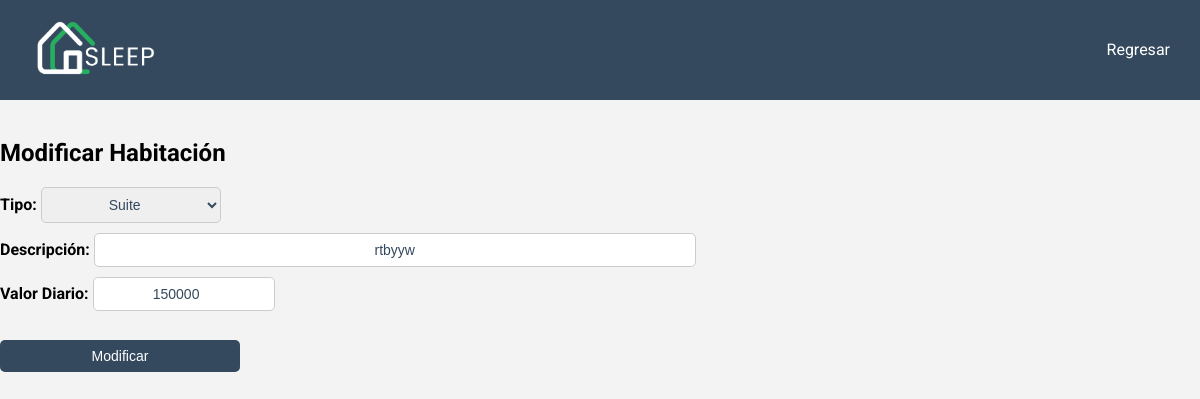
Page /pages/modificar_habitacion.php?numero=3 on the committed database.
### tables this page shows
CREATE TABLE `habitaciones` (
  `numero` int(11) NOT NULL,
  `tipo` varchar(15) NOT NULL,
  `estado` tinyint(1) NOT NULL,
  `descripcion` varchar(50) NOT NULL,
  `valor_diario` decimal(10,0) NOT NULL
);

### pages/modificar_habitacion.php (the view, shortened to what this page needs)
<?php
include '../conections/conection.php';
if (isset($_GET['numero'])) {
    $numeroHabitacion = $_GET['numero'];
    $sql = "SELECT * FROM habitaciones WHERE numero = '$numeroHabitacion'";
    $result = $conn->query($sql);
    if ($result->num_rows == 1) {
        $row = $result->fetch_assoc();
        $tipo = $row['tipo'];
        $descripcion = $row['descripcion'];
        $valor_diario = $row['valor_diario'];
    } else {
        echo "Habitación no encontrada.";
        exit();
    }
} else {
    echo "Número de habitación no proporcionado.";
    exit();
}
?>
<!DOCTYPE html>
<html lang="en">
<head>
    <link rel="stylesheet" href="../assets/css/modificar_habitacion.css">
</head>
<body>
    <header>
        <div id="logo">
            <img src="../assets/img/logoclaro.png" alt="Logo del Hotel" width="135px" height="70px">
        </div>
        <nav>
            <ul class="ul-encabezados">
                <li><a href="panel_gestor.php">Regresar</a></li>
            </ul>
        </nav>
    </header>
    <br>
    <h2>Modificar Habitación</h2>
    <div>
        <form method="post">
            <label for="tipo">Tipo:</label>
            <select id="tipo" name="tipo" required>
                <option value="Suite" <?php if ($tipo === 'Suite') echo 'selected'; ?>>Suite</option>
            </select>
            <br>
            <label for="descripcion">Descripción:</label>
            <input type="text" id="descripcion" name="descripcion" value="<?php echo $descripcion; ?>" required>
            <br>
            <label for="valor_diario">Valor Diario:</label>
            <input type="number" id="valor_diario" name="valor_diario" value="<?php echo $valor_diario; ?>" required>
            <br>
            <br>
            <button type="submit">Modificar</button>
        </form>
    </div>
</body>
</html>

### assets/css/modificar_habitacion.css (style rules this page uses)
body { font-family: 'Roboto', sans-serif; margin: 0; padding: 0; background-color: #f3f3f3; }
header { background-color: #34495e; color: white; padding: 10px; display: flex; justify-content: space-between; align-items: center; }
#logo { margin-left: 20px; }
#logo img { max-width: 100%; height: auto; }
ul.ul-encabezados { list-style-type: none; padding: 0; }
ul.ul-encabezados li { display: inline; margin-right: 20px; }
ul.ul-encabezados a { text-decoration: none; color: white; }
label { font-weight: bold; margin-bottom: 5px; }
input[type="date"], select { padding: 8px 0px 8px 0px; margin-bottom: 10px; border: 1px solid #ccc; border-radius: 5px; font-size: 14px; transition: border-color 0.3s ease-in-out; color: #34495e; width: 10%; }
input[type="text"], select { text-align: center; padding: 8px 0px 8px 0px; margin-bottom: 10px; border: 1px solid #ccc; border-radius: 5px; font-size: 14px; transition: border-color 0.3s ease-in-out; color: #34495e; width: 50%; }
input[type="number"], select { text-align: center; padding: 8px 0px 8px 0px; margin-bottom: 10px; border: 1px solid #ccc; border-radius: 5px; font-size: 14px; transition: border-color 0.3s ease-in-out; color: #34495e; width: 15%; }
button[type="submit"] { background-color: #34495e; color: white; border: none; padding: 8px 0px 8px 0px; border-radius: 5px; cursor: pointer; font-size: 14px; transition: background-color 0.3s ease-in-out; width: 20%; }

### rows in the picture
habitaciones: tipo "Suite", descripcion "rtbyyw", valor_diario "150000"
